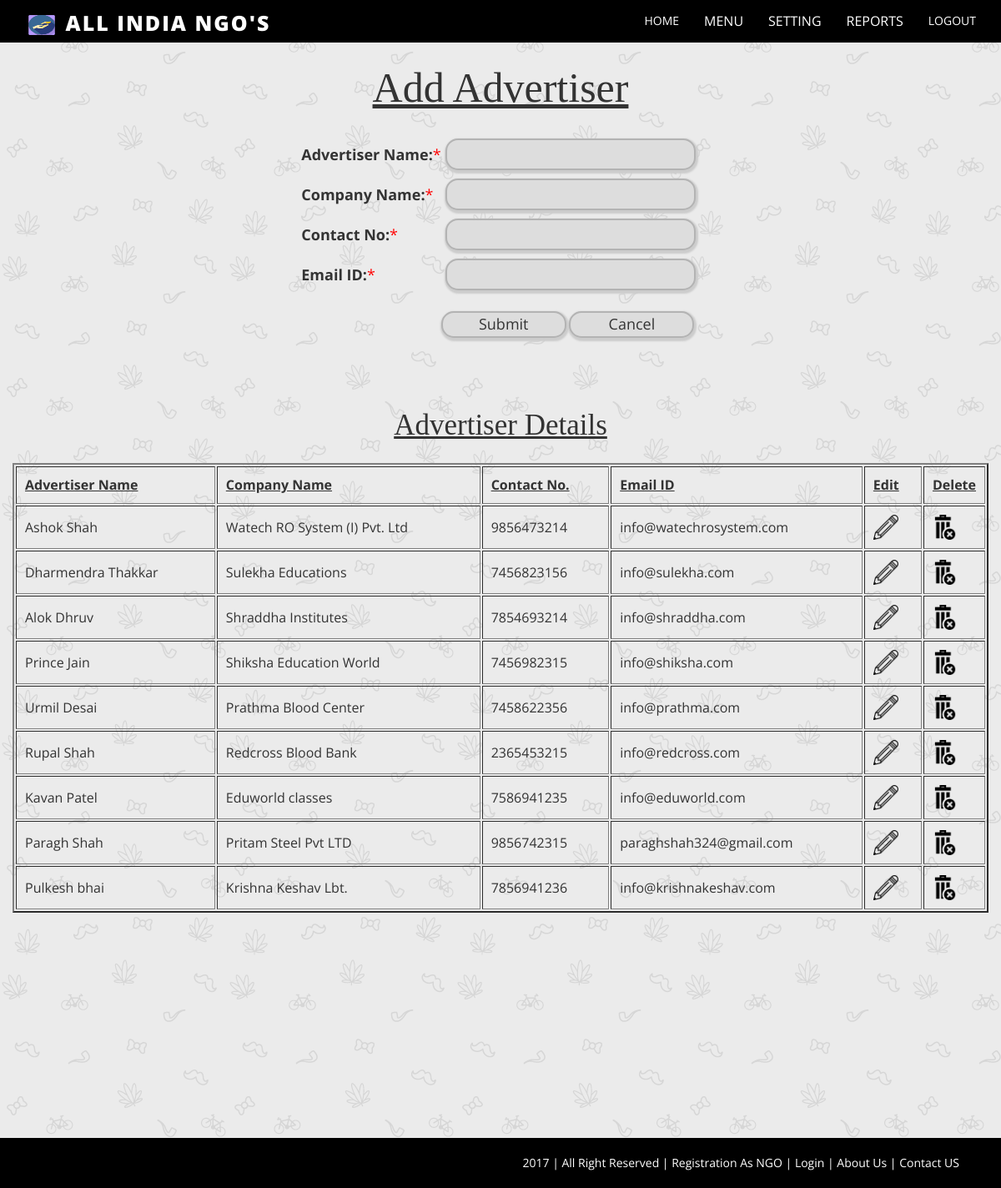
/project/advertiser.php, run on the app's committed database.
### tables this page shows
CREATE TABLE IF NOT EXISTS `advertiser_table` (
  `advertiserid` int(10) NOT NULL AUTO_INCREMENT,
  `name` varchar(30) NOT NULL,
  `companyname` varchar(30) NOT NULL,
  `contactno` varchar(15) NOT NULL,
  `emailid` varchar(30) NOT NULL,
  `regdate` date NOT NULL,
  PRIMARY KEY (`advertiserid`)
);

### project/advertiser.php (the view, shortened to what this page needs)
<?php
	include("adminheader.php");
	include("dbconnection.php");
	$db = $obj->query("select * from advertiser_table");
?>
<center>
<span class="header">Add Advertiser</span>
<br>
<br>
<form action="add_advertiser.php" onsubmit="return check();" method="post"name="f1">
<table>
<tr>
		<td style="font-size:18px;"><b>Advertiser Name:</b><span style="color:red">*</span></td>
		<td style="padding:5px"><input type="text" class="tbox" name="t1" style="width:300px;height:38px">
		<span id="d1" class="error"></span></td>
</tr>
<tr>
		<td style="font-size:18px;"><b>Company Name:</b><span style="color:red">*</span></td>
		<td style="padding:5px"><input type="text" class="tbox" name="t2" style="width:300px;height:38px">
		<span id="d2" class="error"></span></td>
</tr>
<tr>
		<td style="font-size:18px;"><b>Contact No:</b><span style="color:red">*</span></td>
		<td style="padding:5px"><input type="text" class="tbox" name="t3" onKeyUp="checknumber(this.value,'d3');" style="width:300px;height:38px">
		<span id="d3" class="error"></span></td>
</tr>
<tr>
		<td style="font-size:18px;"><b>Email ID:</b><span style="color:red">*</span></td>
		<td style="padding:5px"><input type="text" class="tbox" name="t4" style="width:300px;height:38px">
		<span id="d4" class="error"></span></td>
</tr>
<tr>
<td>&nbsp;</td>
</tr>
<tr>
		<td>&nbsp;</td>
		<td><input type="Submit" value="Submit" name="b1" class="tbox" style="width:150px;font-size:18px;">
		<input type="Reset" value="Cancel" name="b2" class="tbox" style="width:150px;font-size:18px;"></td>
</tr>
</table>
</form>
<br>
<br>
<br>
<br>
<span class="table">Advertiser Details</span>
<br>
<br>
<table class="tbl" border="2">
<tr>
	<td style="padding:10px;font-size:16px;"><u><b>Advertiser Name</u></b></td>
	<td style="padding:10px;font-size:16px;"><u><b>Company Name</u></b></td>
	<td style="padding:10px;font-size:16px;"><u><b>Contact No.</u></b></td>
	<td style="padding:10px;font-size:16px;"><u><b>Email ID</u></b></td>
	<td style="padding:10px;font-size:16px;"><u><b>Edit</u></b></td>
	<td style="padding:10px;font-size:16px;"><u><b>Delete</u></b></td>
</tr>
	<?php
		while($dbs=$db->fetch())
		{
	?>
		<tr>
			<td style="padding:10px;font-size:16px;"><?php echo $dbs["name"]; ?></td>
			<td style="padding:10px;font-size:16px;"><?php echo $dbs["companyname"]; ?></td>
			<td style="padding:10px;font-size:16px;"><?php echo $dbs["contactno"]; ?></td>
			<td style="padding:10px;font-size:16px;"><?php echo $dbs["emailid"]; ?></td>
			<td style="padding:10px;font-size:16px;" width="6%"><a href='editadvertiser.php?x=<?php echo $dbs["advertiserid"]; ?>' onclick="return confirm('You sure you want to edit?'); "><img src="image\edit.png" height=30 width=30></a></td>
			<td style="padding:10px;font-size:16px;" width="6%"><a href='deleteadvertiser.php?x=<?php echo $dbs["advertiserid"]; ?>' onclick="return confirm('You sure you want to delete?'); "><img src="image\delete.png" height=30 width=30></a></td>
		</tr>
	<?php
		}
	?>
</table>
</center>
<?php
	include("adminfooter.php");
?>

### project/advertiser.php (style rules this page uses)
.header { color:dark grey; font-family:bookman old style; font-size:50px; text-decoration:underline; }
.table { color:dark grey; font-family:bookman old style; font-size:35px; text-decoration:underline; }
.tbox { border:2px solid #b3b3b3; background:#dddddd; width:200px; border-radius:15px; -moz-border-radius:25px; -moz-box-shadow:1px 1px 1px #ccc; -webkit-box-shadow: 1px 1px 1px 1px #ccc; box-shadow: 1px 2px 2px 2px #ccc; }
.tbl { border-collapse: separate; border-spacing: 2px 2px; border-color:dark grey; }
input[type="text"] { font-size:18px; }

### data on the page
advertiser_table: name "Ashok Shah", companyname "Watech RO System (I) Pvt. Ltd", contactno "9856473214", emailid "info@watechrosystem.com"
advertiser_table: name "Dharmendra Thakkar", companyname "Sulekha Educations", contactno "7456823156", emailid "info@sulekha.com"
advertiser_table: name "Alok Dhruv", companyname "Shraddha Institutes", contactno "7854693214", emailid "info@shraddha.com"
advertiser_table: name "Prince Jain", companyname "Shiksha Education World", contactno "7456982315", emailid "info@shiksha.com"
advertiser_table: name "Urmil Desai", companyname "Prathma Blood Center", contactno "7458622356", emailid "info@prathma.com"
advertiser_table: name "Rupal Shah", companyname "Redcross Blood Bank", contactno "2365453215", emailid "info@redcross.com"
advertiser_table: name "Kavan Patel", companyname "Eduworld classes", contactno "7586941235", emailid "info@eduworld.com"
advertiser_table: name "Paragh Shah", companyname "Pritam Steel Pvt LTD", contactno "9856742315", emailid "paraghshah324@gmail.com"
advertiser_table: name "Pulkesh bhai", companyname "Krishna Keshav Lbt.", contactno "7856941236", emailid "info@krishnakeshav.com"
